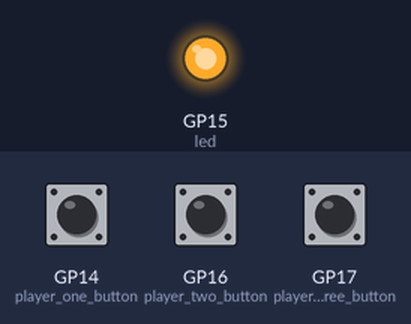
A program run on a simulated Raspberry Pi Pico running MicroPython. Shown: output pins drawn as LEDs (lit = HIGH). Inputs (shaded band) come from the test bench; at power-on: GP14 (player_one_button) LOW, GP16 (player_two_button) LOW, GP17 (player_three_button) LOW. Random numbers come from a fixed seed; what the program prints to the serial console is not drawn.

Above: at 0.1 s.
At 7.0 s:
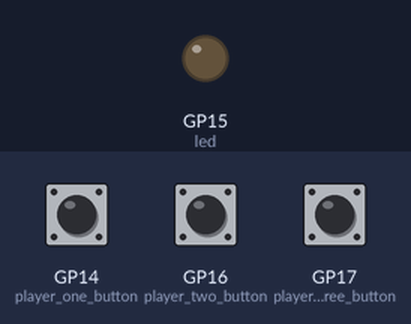
7.1 s: GP14 (player_one_button) pulled HIGH for 0.15 s
Timing chart, 0 to 10.1 s (numbered marks = the images above; inputs shaded):
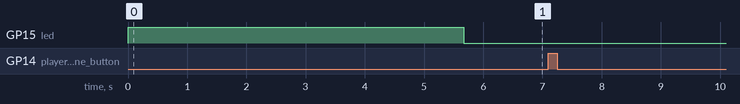

Measured:
- after the input at 7.1 s, every drawn part: stays the same

The program:

reaction_game.py
```python
import machine
import utime
import urandom

pressed = False
fastest_button = None
led = machine.Pin(15, machine.Pin.OUT)
player_one_button = machine.Pin(14, machine.Pin.IN, machine.Pin.PULL_DOWN)
player_two_button = machine.Pin(16, machine.Pin.IN, machine.Pin.PULL_DOWN)
player_three_button = machine.Pin(17, machine.Pin.IN , machine.Pin.PULL_DOWN)


def button_handler(pin):
    global pressed
    if not pressed:
        pressed = True
        global fastest_button
        fastest_button = pin

led.value(1)
utime.sleep(urandom.uniform(5, 10))
led.value(0)

player_one_button.irq(trigger = machine.Pin.IRQ_RISING, handler = button_handler)
player_two_button.irq(trigger = machine.Pin.IRQ_RISING, handler = button_handler)
player_three_button.irq(trigger = machine.Pin.IRQ_RISING, handler = button_handler)
timer_start = utime.ticks_ms()

while fastest_button is None:
    utime.sleep(1)

if fastest_button is player_one_button:
    print('player one won')
elif fastest_button is player_two_button:
    print('player two won')
elif fastest_button is player_three_button:
    print('player three won')
```
